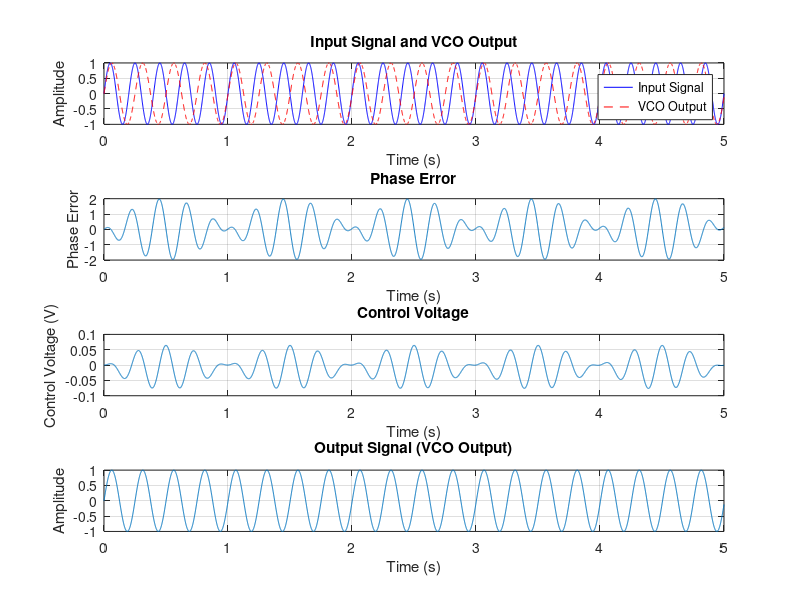

Here is the MATLAB script that generated this plot: (Note: this script raises an error after producing the figure.)
% Parameters
Fs = 1000;
T = 1/Fs;
t = 0:T:5;
f_input = 5;
f_vco = 4;
Kpd = 1;
Kvc = 0.5;
Kf = 0.1;
% Sampling frequency (Hz)
% Sampling period (s)
% Time vector (5 seconds)
% Input signal frequency (Hz)
% Initial VCO frequency (Hz)
% Phase detector gain
% VCO gain (Hz/V)
% Loop filter gain
% Input signal (sine wave)
input_signal = sin(2 * pi * f_input * t);
% PLL variables
theta_vco = 0;
% VCO phase
vco_output = zeros(size(t)); % VCO output
phase_error = zeros(size(t)); % Phase error
control_voltage = zeros(size(t)); % Control voltage
% Simulation loop
for i = 2:length(t)
% Calculate VCO output
theta_vco = theta_vco + 2 * pi * f_vco * T; % Update VCO phase
vco_output(i) = sin(theta_vco); % VCO output signal
% Calculate phase error (difference in output signal)
phase_error(i) = input_signal(i) - vco_output(i); % Amplitude error
% Control voltage calculation (simple proportional control)
control_voltage(i) = control_voltage(i-1) + Kpd * phase_error(i) * T;
% Update VCO frequency based on control voltage
f_vco = 4 + Kvc * control_voltage(i); % Ensure the frequency is reasonable
end
% Plot results
figure;
% Plot Input Signal and VCO Output
subplot(4,1,1);
plot(t, input_signal, 'b', t, vco_output, 'r--');
title('Input Signal and VCO Output');
xlabel('Time (s)');
ylabel('Amplitude');
legend('Input Signal', 'VCO Output');
grid on;
% Plot Phase Error
subplot(4,1,2);
plot(t, phase_error);
title('Phase Error');
xlabel('Time (s)');
ylabel('Phase Error');
grid on;
% Plot Control Voltage
subplot(4,1,3);
plot(t, control_voltage);
title('Control Voltage');
xlabel('Time (s)');
ylabel('Control Voltage (V)');
grid on;
% Plot Output Signal (VCO Output)
subplot(4,1,4);
plot(t, vco_output);
title('Output Signal (VCO Output)');
xlabel('Time (s)');
ylabel('Amplitude');
grid on;
sgtitle('Phase Locked Loop Simulation');
